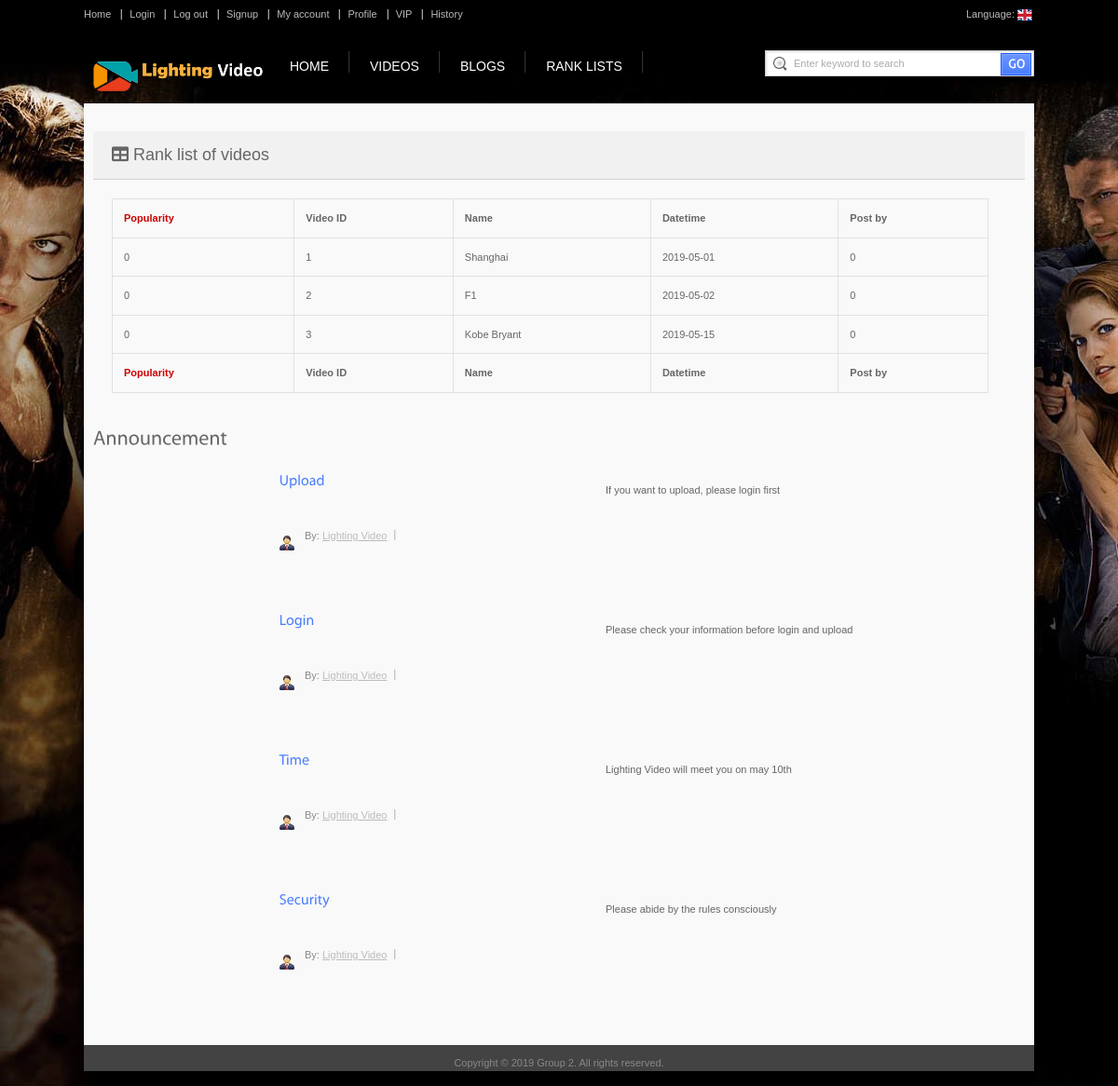
Page /index/index.php (signed in) on the committed database.
### tables this page shows
CREATE TABLE `videos` (
  `vd_id` int(20) NOT NULL,
  `vd_name` varchar(30) NOT NULL,
  `vd_date` date NOT NULL,
  `vd_file` text NOT NULL,
  `ac_id` int(20) NOT NULL,
  `vd_popularity` int(11) NOT NULL
);

CREATE TABLE `announcements` (
  `an_id` int(20) NOT NULL,
  `an_name` varchar(30) NOT NULL,
  `an_contents` varchar(9999) NOT NULL
);

### includes/table_videos_rank_list.php (the view, shortened to what this page needs)
<div style="margin-top: 20px;">
  <div class="card-header" style="font-size: 18px;">
    <i class="fas fa-table"></i>
    Rank list of videos</div>
  <div class="card-body">
    <div class="table-responsive">
      <div style="width:98%;">
        <table class="table table-bordered" width="100%" cellspacing="0">
          <?php
           $query  = 'SELECT * ';
           $query .= 'FROM videos ';
           $query .= 'ORDER BY vd_popularity DESC';
           $result = mysqli_query($connection, $query);
           ?>
          <thead>
            <tr>
              <th style="color: #cc0000;font-weight: 900;">Popularity</th>
              <th>Video ID</th>
              <th>Name</th>
              <th>Datetime</th>
              <th>Post by</th>
            </tr>
          </thead>
          <tfoot>
            <tr>
              <th style="color: #cc0000;font-weight: 900;">Popularity</th>
              <th>Video ID</th>
              <th>Name</th>
              <th>Datetime</th>
              <th>Post by</th>
            </tr>
          </tfoot>
          <tbody>
            <?php
             while ($row = mysqli_fetch_array($result)) {
               echo "<tr>";
               echo "<td>" . $row["vd_popularity"] . "</td>";
               echo "<td>" . $row["vd_id"] . "</td>";
               echo "<td>" . $row["vd_name"] . "</td>";
               echo "<td>" . $row["vd_date"] . "</td>";
               echo "<td>" . $row["ac_id"] . "</td>";
               echo "</tr>";
             }
             ?>
          </tbody>
        </table>
      </div>
    </div>
  </div>
</div>

### index/annoucements.php (shortened to what this page needs)
<?php
$query = "SELECT * ";
$query .= "FROM Announcements";
$result = mysqli_query($connection, $query);
?>
<div class="recent_videos">
    <h1>Announcement</h1>
    <?php
    while ($row = mysqli_fetch_array($result)) {
        echo "<ul class='display'><li><div class='bigsec'><h4><p class='colr'>" . $row["an_name"] . "</p>";
        echo "</h4><p class='txt'>" . $row["an_contents"] . "</p><div class='clear'></div> <div class='postedby'><p class='postbytxt'>By: <a href='#'>Lighting Video</a></p></div><div class='right'><p class='time'>" . $row["an_time"] . "</p></div></div></li></ul> ";
    }
    ?>
</div>

### css/style.css (style rules this page uses)
* { padding: 0px; margin: 0px; }
body { min-height: 1000px; background-image: url(../images/bg2.jpg); background-repeat: no-repeat; background-position: 50% 50px; background-color: #000; font-family: Verdana, Geneva, sans-serif; font-size: 11px; color: #666; }
a { text-decoration: none; outline: none; color: #666; }
.colr { color: #4b7eff !important; }
h1 { font-size: 22px; font-weight: normal; }
h4 { font-size: 16px; font-weight: normal; }
p { line-height: 18px; }
.right { float: right !important; }
.recent_videos { width: 1000px; float: left; margin-bottom: 20px; overflow: hidden; }
.recent_videos ul.display { width: 1000px; float: left; margin-bottom: 20px; list-style: none; }
.recent_videos ul.display li { width: 1000px; float: left; padding: 15px 0px; }
.recent_videos ul.display li .bigsec { width: 800px; float: right; }
ul.display li .bigsec h4 { width: 350px; float: left; padding-bottom: 3px; }
ul.display li p.txt { float: left; padding: 10px 0px 15px 0px; }
ul.display li .postedby { float: left; padding: 0px 0px 0px 27px; background-image: url(../images/man.png); background-repeat: no-repeat; background-position: left; margin-bottom: 7px; color: #888888; }
ul.display li .postedby p.postbytxt { float: left; background-image: url(../images/yourhere.gif); background-position: right; background-repeat: no-repeat; padding-right: 10px; margin-right: 10px; color: #888888; }
ul.display li .postedby a { color: #bbbbbb; text-decoration: underline; }

### css/jason_lv.css (style rules this page uses)
body { background-color: black !important; background-image: url(../images/bigbg1.jpg) !important; }

### rows in the picture
videos: vd_popularity "0", vd_id "1", vd_name "Shanghai", vd_date "2019-05-01", ac "0"
videos: vd_popularity "0", vd_id "2", vd_name "F1", vd_date "2019-05-02", ac "0"
videos: vd_popularity "0", vd_id "3", vd_name "Kobe Bryant", vd_date "2019-05-15", ac "0"
announcements: an_contents "If you want to upload, please login first"
announcements: an_contents "Please check your information before login and upload"
announcements: an_contents "Lighting Video will meet you on may 10th"
announcements: an_contents "Please abide by the rules consciously"
